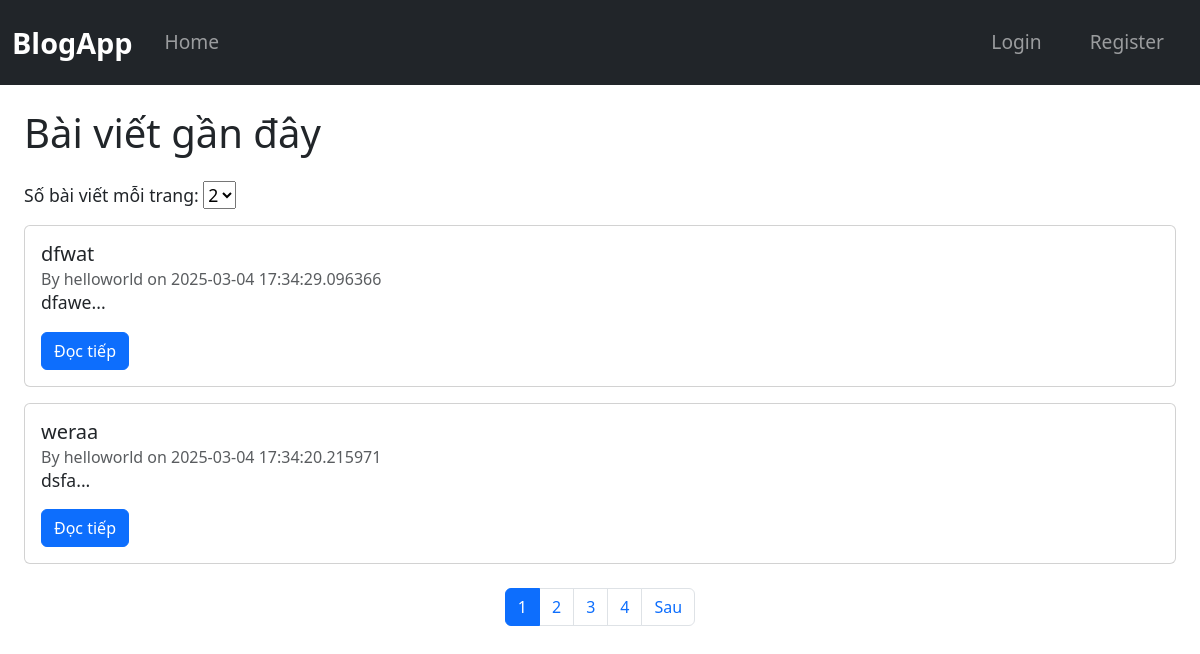
Before: / with the older database file.
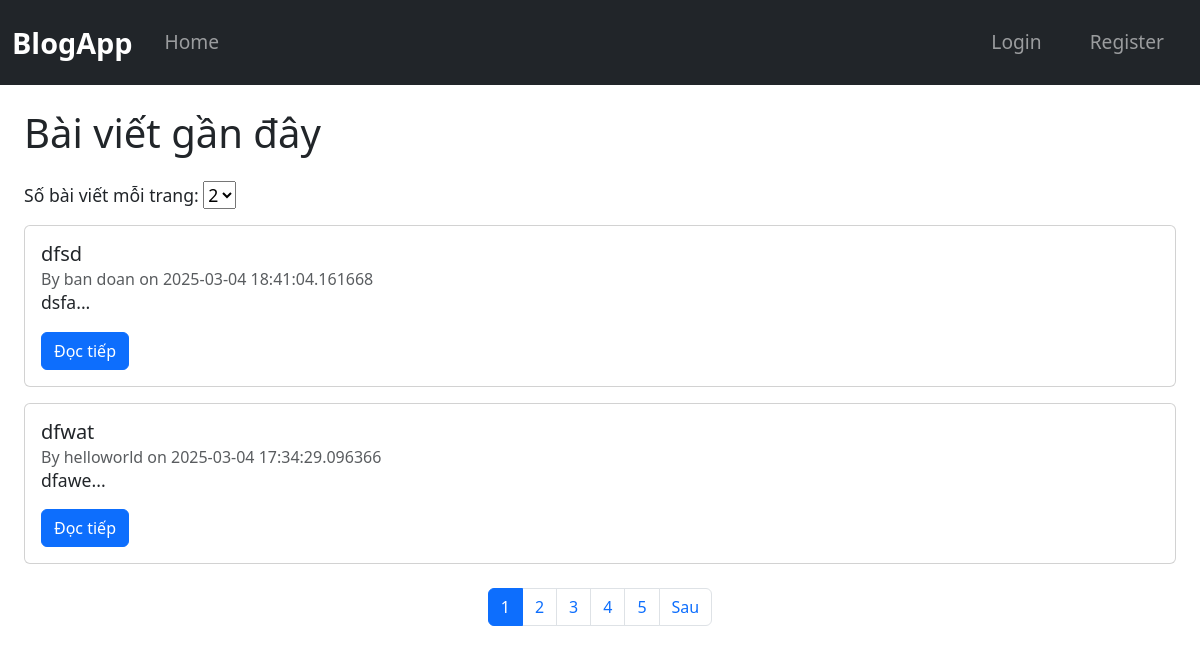
After: the same page with the newer database file.
### tables this page shows
CREATE TABLE posts (
            id INTEGER PRIMARY KEY AUTOINCREMENT,
            title TEXT NOT NULL,
            content TEXT NOT NULL,
            username TEXT,
            date_posted TIMESTAMP DEFAULT CURRENT_TIMESTAMP
        );

### app/routes_post.py (the view)
@post_bp.route("/")
def home():
    page = request.args.get("page", 1, type=int)
    per_page = request.args.get("per_page", 2, type=int)
    db = get_db()
    total_posts = db.execute("SELECT COUNT(*) FROM posts").fetchone()[0]
    total_pages = (total_posts + per_page - 1) // per_page
    posts = db.execute(
        "SELECT * FROM posts ORDER BY date_posted DESC LIMIT ? OFFSET ?",
        (per_page, (page - 1) * per_page)
    ).fetchall()
    return render_template("index.html", posts=posts,per_page = per_page,page = page,total_pages=total_pages,current_user = current_user)

### app/db.py (called while the page is built)
def get_db():
    if "db" not in g:
        g.db = sqlite3.connect(DATABASE)
        g.db.row_factory = sqlite3.Row  # Trả về dict thay vì tuple
    return g.db

### app/templates/index.html (shortened to what this page needs)
{% extends "base.html" %}
{% block content %}
    <div class="container">
        <h1 class="mb-4">Bài viết gần đây</h1>
        <form method="GET" action="{{ url_for('post_bp.home') }}" class="mb-3">
            <label for="per_page">Số bài viết mỗi trang:</label>
            <select name="per_page" id="per_page" onchange="this.form.submit()">
                <option value="2" {% if per_page == 2 %}selected{% endif %}>2</option>
            </select>
        </form>
        {% for post in posts %}
        <div class="card mb-3">
            <div class="card-body">
                <h5 class="card-title">{{ post.title }}</h5>
                <h6 class="card-subtitle text-muted">
                    By {{ post.username }} on {{ post.date_posted }}
                </h6>
                <p class="post-preview">
                    {{ post.content|replace('\n', '<br>') | safe }}...
                </p>
                <a href="{{ url_for('post_bp.post_detail', post_id=post.id) }}" class="btn btn-primary">Đọc tiếp</a>
            </div>
        </div>
        {% else %}
            <p>Không có bài viết nào.</p>
        {% endfor %}
        <nav aria-label="Page navigation">
            <ul class="pagination justify-content-center mt-4">
                {% for p in range(1, total_pages + 1) %}
                    <li class="page-item {% if p == page %}active{% endif %}">
                        <a class="page-link" href="{{ url_for('post_bp.home', page=p,per_page = per_page) }}">{{ p }}</a>
                    </li>
                {% endfor %}
                {% if page < total_pages %}
                    <li class="page-item">
                        <a class="page-link" href="{{ url_for('post_bp.home', page=page+1,per_page = per_page) }}">Sau</a>
                    </li>
                {% endif %}
            </ul>
        </nav>
    </div>
{% endblock %}

### app/templates/base.html (shortened to what this page needs)
<!DOCTYPE html>
<html lang="en">
<head>
    <link rel="stylesheet" href="https://cdn.jsdelivr.net/npm/bootstrap@5.3.0/dist/css/bootstrap.min.css">
    <link rel="stylesheet" href="{{ url_for('static', filename='css/style.css') }}">
</head>
<body>
    <nav class="navbar navbar-expand-lg navbar-dark bg-dark">
        <div class="container">
            <a class="navbar-brand" href="{{ url_for('post_bp.home') }}">BlogApp</a>
            <div class="collapse navbar-collapse" id="navbarNav">
                <ul class="navbar-nav me-auto mb-2 mb-lg-0">
                    <li class="nav-item"><a class="nav-link" href="{{ url_for('post_bp.home') }}">Home</a></li>
                </ul>
                <ul class="navbar-nav">
                    {% if current_user.is_authenticated %}
                    <li class = "nav-item"> <a class="nav-link btn btn-outline-light mx-2" href="{{ url_for('post_bp.posts_management') }}">Quản lý bài viết</a></li>
                        {% if current_user.is_admin %}
                            <li class = "nav-item"> <a class="nav-link btn btn-outline-light mx-2" href="{{ url_for('user_bp.admin_users') }}">Quản lý user</a></li>
                        {% endif %}
                        <li class="nav-item"><a class="nav-link btn btn-outline-light mx-2" href="{{ url_for('user_bp.logout') }}">Logout</a></li>
                    {% else %}
                        <li class="nav-item"><a class="nav-link btn btn-outline-light mx-2" href="{{ url_for('user_bp.login') }}">Login</a></li>
                        <li class="nav-item"><a class="nav-link btn btn-outline-light mx-2" href="{{ url_for('user_bp.register') }}">Register</a></li>
                    {% endif %}
                </ul>
            </div>
        </div>
    </nav>
    <div class="container mt-4">
        {% block content %}{% endblock %}
    </div>
</body>
</html>

### app/static/css/style.css (style rules this page uses)
body { font-size: 1.1rem; }
.navbar { padding: 1rem 0; }
.navbar-brand { font-size: 1.8rem; font-weight: bold; }
.nav-link { font-size: 1.2rem; padding: 0.5rem 1rem !important; }
.container { max-width: 1200px; }
.post-preview { display: -webkit-box; -webkit-line-clamp: 2; -webkit-box-orient: vertical; overflow: hidden; text-overflow: ellipsis; max-height: 3em; }

Changed rows visible on the page:
no longer on this page (row unchanged): posts: title "weraa", username "helloworld", date_posted "2025-03-04 17:34:20.215971", content "dsfa"
added posts: title "dfsd", username "ban doan", date_posted "2025-03-04 18:41:04.161668", content "dsfa"
Other visible differences:
new list line: "5"
